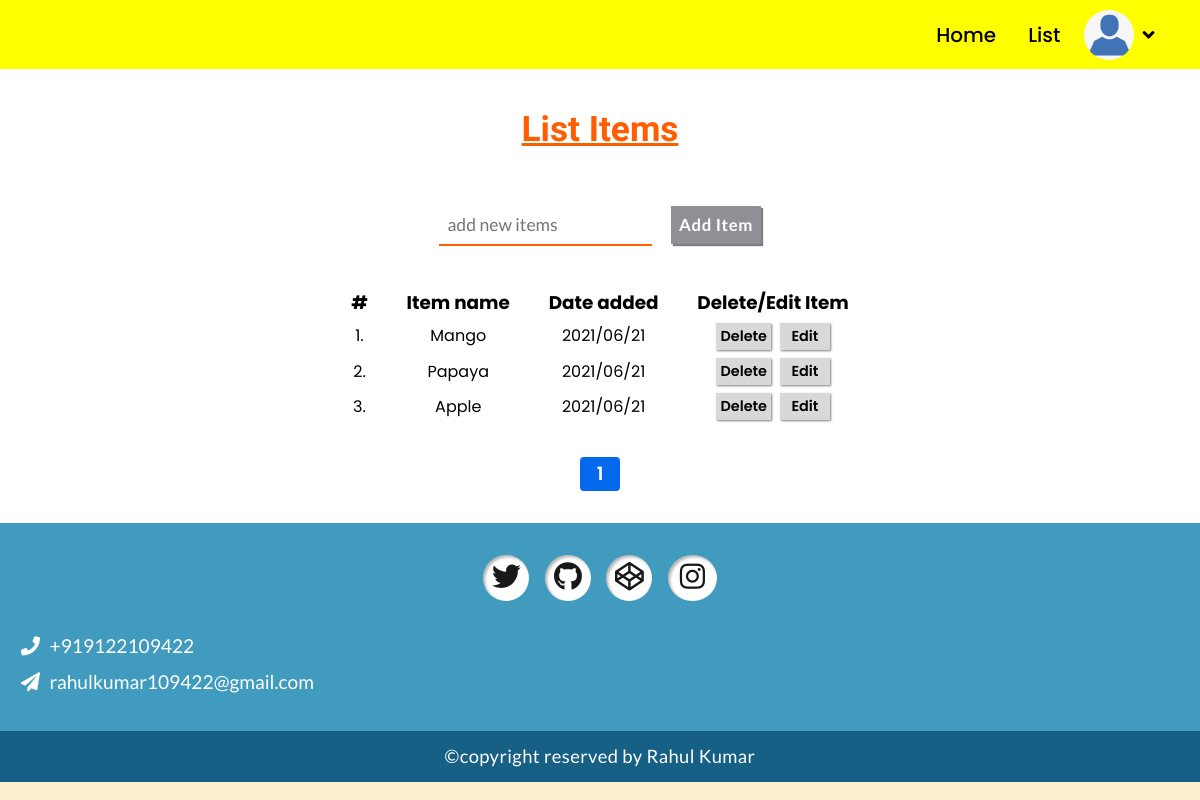
Page /list/ (signed in) on the committed database.
### Todolist/models.py (models this page shows, shortened)
class User(db.Model):
    __tablename__ = "users"
    id = db.Column(db.Integer, primary_key=True)
    username = db.Column(db.String(50), unique = True, nullable = False)
    email = db.Column(db.String(60), unique = True, nullable = False)
    image_file = db.Column(db.String, nullable = False, default = 'default.png')
    password = db.Column(db.Integer, nullable = False)
    user_info = db.Column(db.Text, default = 'Hi, I am here.')
    item = db.relationship('Item', backref = 'client', lazy = True)

class Item(db.Model):
    __tablename__ = 'items'
    id = db.Column(db.Integer, primary_key=True)
    item_name = db.Column(db.String(30), nullable = False)
    date_posted = db.Column(db.DateTime, nullable = False, default = datetime.utcnow)
    user_id = db.Column(db.Integer, db.ForeignKey('users.id'), nullable = False)

### Todolist/routes.py (the view)
@app.route('/list/', methods = ['GET','POST'])
@login_required
def list():
    form = ItemForm()
    if form.validate_on_submit():
        item = Item(item_name = form.item.data, client = current_user)
        db.session.add(item)
        db.session.commit()
        flash('A new item has been added','info')
        return redirect(url_for('list'))
    page = request.args.get('page', 1, type = int)
    items = Item.query.filter_by(user_id = current_user.id).paginate(page = page, per_page = 10)
    return render_template('list.html', title = 'Add Items', form = form, items = items)

### Todolist/form.py
class ItemForm(FlaskForm):
    item = StringField(validators = [InputRequired()])
    add_item = SubmitField(label = "Add Item")

### Todolist/models.py (called while the page is built)
@login_manager.user_loader
def load_user(user_id):
    return User.query.get(int(user_id))

### Todolist/templates/list.html (shortened to what this page needs)
{% extends 'layout.html' %}
{% block stylesheets %}
    <link rel="stylesheet" href="{{url_for('static',filename='css/list.css')}}">
{% endblock %}
{% block body %}
    <main class="list--main">
        <section class="list__container__title">
            <h1>List Items</h1>
        </section>
        <form class="list__item__input__form" method="post" autocomplete="off">
            {{form.item(placeholder="add new items")}}
            {{form.add_item()}}
        </form>
        <table class="list__items__table">
            <thead>
                <tr>
                    <th>#</th>
                    <th>Item name</th>
                    <th>Date added</th>
                    <th>Delete/Edit Item</th>
                </tr>
            </thead>
            <tbody>
                {% for item in items.items %}
                <tr>
                    <td>{{loop.index + (items.page - 1)*10}}.</td>
                    <td>{{item.item_name}}</td>
                    <td>{{item.date_posted.strftime('%Y/%m/%d')}}</td>
                    <td class="item__btns">
                        <form action="{{url_for('delete_item',item_id=item.id)}}" method="post">
                            <input type="submit" value="Delete" class="item__delete__btn item__btn">
                        </form>
                        <form action="" method="post">
                            <input type="submit" value="Edit" class="item__edit__btn item__btn">
                        </form>
                    </td>
                </tr>
                {% endfor %}
            </tbody>
        </table>
        <section class="list--items">
            <ul>
                {% for page_num in items.iter_pages(left_edge=1, right_edge=1, left_current=1, right_current=2) %}
                    {% if page_num %}
                        <li class="list__item__page">
                            {% if items.page == page_num %}
                                <a href="{{url_for('list',page = page_num)}}" class="current__page">{{page_num}}</a>
                            {% else %}
                                <a href="{{url_for('list',page = page_num)}}" class="other__page">{{page_num}}</a>
                            {% endif %}
                        </li>
                    {% else %}
                        ....
                    {% endif %}
                {% endfor %}
            </ul>
        </section>
    </main>
{% endblock %}

### Todolist/templates/layout.html (shortened to what this page needs)
<!DOCTYPE html>
<html lang="en">
<head>
    <link rel="stylesheet" href="{{url_for('static',filename='css/layout.css')}}">
    <link rel="stylesheet" href="https://cdnjs.cloudflare.com/ajax/libs/font-awesome/5.15.3/css/all.min.css" />
    {% block stylesheets %}
    {% endblock %}
</head>
<body>
    <nav>
        <ul class="navigation__bar">
            <li><a href="{{url_for('home')}}" class="navigation__link">Home</a></li>
            {% if current_user.is_authenticated %}
                <li><a href="{{url_for('list')}}" class="navigation__link">List</a></li>
                <li class="navigation__tab">
                    <div class="Profile__picture__container">
                        <img src="{{url_for('static',filename='Images/'+current_user.image_file)}}" alt="Profile Picture" class="user__profile">
                    </div>
                    <i class="fa fa-angle-down"></i>
                </li>
            {% else %}
                <li><a href="{{url_for('register')}}" class="navigation__link">Register</a></li>
                <li><a href="{{url_for('login')}}" class="navigation__link">Login</a></li>
            {% endif %}
        </ul>
    </nav>
    {% block body %}
    {% endblock %}
    <footer class="footer">
        <div class="social__links">
            <a href="#" class="social__link"><i class="fab fa-twitter"></i></a>
            <a href="#" class="social__link"><i class="fab fa-github"></i></a>
            <a href="#" class="social__link"><i class="fab fa-codepen"></i></a>
            <a href="#" class="social__link"><i class="fab fa-instagram"></i></a>
        </div>
        <div class="contact__details">
            <a href="tel:+919122109422" class="contact"><i class="fa fa-phone"></i>+919122109422</a>
            <a href="mailto:rahulkumar109422@gmail.com" class="contact"><i class="fa fa-paper-plane"></i>rahulkumar109422@gmail.com</a>
        </div>
        <div class="copyright">
            <p>&copy;copyright reserved by Rahul Kumar</p>
        </div>
    </footer>
</body>
</html>

### Todolist/static/css/layout.css (style rules this page uses)
*, *::after, *::before { margin: 0; padding: 0; box-sizing: border-box; }
body { font: 400 1rem/1.6 "Poppins", sans-serif; background-color: #fcedcf; }
nav { padding: .6em; background-color: yellow; }
nav li { margin: 0 .5em; }
.navigation__bar { display: flex; flex-direction: row; justify-content: flex-end; align-items: center; font-family: "Poppins", sans-serif; list-style-type: none; margin-right: 3em; }
.navigation__link { display: inline-block; text-decoration: none; font-size: 1.25rem; font-weight: 500; color: black; padding: .4em; font-weight: 500; }
.navigation__tab { position: relative; }
.navigation__tab .Profile__picture__container { width: 50px; height: 50px; border-radius: 50%; }
.navigation__tab .user__profile { width: 100%; height: 100%; display: block; object-fit: cover; border-radius: 50%; }
.navigation__tab i { position: absolute; top: 15px; right: -20px; font-size: 1.2rem; cursor: pointer; }
.footer { display: flex; flex-direction: column; justify-content: center; align-items: stretch; font-family: 'Lato',sans-serif; background-color: #409bbf; }
.social__links { text-align: center; padding: 2em 1em 1em; }
.social__link { display: inline-block; text-decoration: none; margin: 0 .4em; }
.social__link i { font-size: 1.8rem; color: #181818; background-color: #fff; padding: .3em; box-shadow: 2px 2px 3px rgba(0, 0, 0, 0.3) inset; border-radius: 50%; }
.social__link .fa-instagram { padding: .3em .4em; }
.contact__details { margin: 1em 1.3em; display: flex; flex-direction: column; justify-content: center; align-items: flex-start; }
.contact__details a { text-decoration: none; font-size: 1.2rem; color: #fff; line-height: 1.4; }
.contact__details a i { margin-right: .5em; }
.contact__details a:nth-of-type(1) { margin-bottom: .5em; }
.copyright { margin-top: 1em; text-align: center; padding: .6em; background-color: #176085; color: #fff; font-size: 1.15rem; letter-spacing: .4px; }

### Todolist/static/css/list.css (style rules this page uses)
.list--main { background-color: #fff; padding: 2em .5em; display: flex; flex-direction: column; justify-content: center; align-items: center; }
.list__container__title { margin-bottom: 3em; color: #ff5e00; }
.list__container__title h1 { font-size: 2.2rem; font-family: 'KoHo',sans-serif; text-decoration: 3px underline currentColor; }
.list__item__input__form { margin-bottom: 2.5em; }
.list__item__input__form input { font-family: 'Lato',sans-serif; border: none; padding: .5em; }
.list__item__input__form input[type="text"] { font-size: 1.1rem; margin-right: .8em; border-bottom: 2px solid #ff5e00; }
.list__item__input__form input[type="submit"] { font-size: 1.05rem; background-color: #8f8f96; color: #fff; box-shadow: 2px 2px 1px rgba(0, 0, 0, 0.5); font-weight: 600; letter-spacing: .6px; }
.list__items__table { text-align: Center; }
.list__items__table th { font-size: 1.15rem; padding: 0 1em; }
.list__items__table td { padding: .2em .6em; font-size: 1rem; }
.item__btns { display: flex; justify-content: center; align-items: center; }
.item__btn { padding: .2em .3em; font-size: .9rem; font-family: 'Poppins',sans-serif; font-weight: 600; background-color: #d8d8d8; border: none; box-shadow: 1px 1px 2px rgba(0, 0, 0, 0.5); }
.item__delete__btn { margin-right: .6em; }
.item__edit__btn { padding: .2em .8em; }
.list--items { margin-top: 2em; text-align: center; }
.list--items ul { display: flex; align-items: Center; justify-content: center; list-style-type: none; }
.list__item__page { width: 40px; margin: 0 .4em; }
.list__item__page a { font-size: 1.15rem; text-decoration: none; display: inline-block; width: 100%; border-radius: 4px; font-weight: 600; }
.current__page { border: 2px solid #0569ed; background-color: #0569ed; color: #fff; }

### rows in the picture
User: image_file (placeholder picture)
Item: item_name "Mango", date_posted "2021/06/21"
Item: item_name "Papaya", date_posted "2021/06/21"
Item: item_name "Apple", date_posted "2021/06/21"

### other values in the picture
{{ page_num }} "1"
